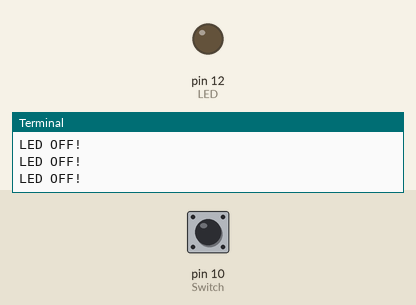
Bench run of a program on a simulated Raspberry Pi (header pin numbers). On the bench: output pins drawn as LEDs (lit = HIGH), the last lines printed to the terminal. Inputs (shaded band) come from the test bench; at power-on: pin 10 (Switch) LOW.

Above: at 1.2 s.
1.3 s: pin 10 (Switch) pulled HIGH for 0.6 s
At 1.9 s:
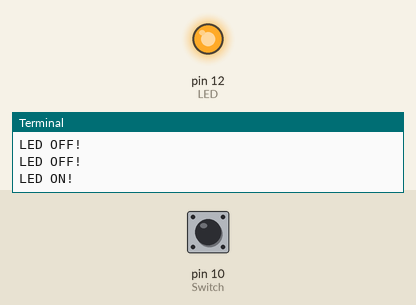
3.5 s: pin 10 (Switch) pulled HIGH for 3.2 s
At 7.6 s:
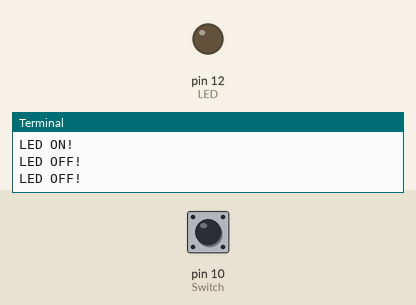
Timing chart, 0 to 9.1 s (numbered marks = the images above; inputs shaded):
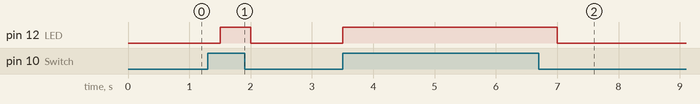

Measured:
- after the input at 1.3 s, pin 12 (LED): LOW → HIGH after 0.20 s, → LOW 0.50 s later
- after the input at 3.5 s, pin 12 (LED): LOW → HIGH at once, → LOW 3.5 s later

The program:

Switch_LED.py
```python
import RPi.GPIO as GPIO
import time

Switch = 10
LED = 12

GPIO.setwarnings(False)
GPIO.setmode(GPIO.BOARD)

def main():
  GPIO.setup(Switch, GPIO.IN, pull_up_down=GPIO.PUD_DOWN)
  GPIO.setup(LED, GPIO.OUT, initial=GPIO.LOW)

  try:
    while True:
      if GPIO.input(Switch) == GPIO.HIGH:
        print("LED ON!")
        GPIO.output(LED, GPIO.HIGH)
        time.sleep(0.5)
      else:
        print("LED OFF!")
        GPIO.output(LED, GPIO.LOW)
        time.sleep(0.5)

  finally:
    GPIO.cleanup()

if __name__ == '__main__':
    main()
```
